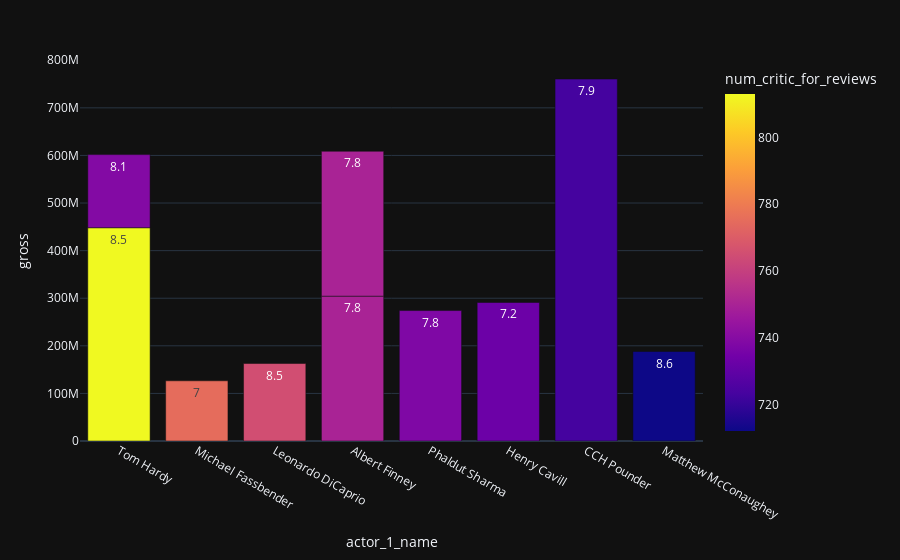

Here is the notebook cell this chart was saved with:
### Code cell
px.bar(df_actors_by_critic,x='actor_1_name',y='gross',color='num_critic_for_reviews',
       hover_name='movie_title', text='imdb_score',template='plotly_dark')

### Figure 1 — Plotly figure (JSON) as saved in the notebook; plotly's stock layout.template omitted (floating-point values rounded to 4 significant figures)
{"data": [{"alignmentgroup": "True", "hovertemplate": "<b>%{hovertext}</b><br><br>actor_1_name=%{x}<br>gross=%{y}<br>imdb_score=%{text}<br>num_critic_for_reviews=%{marker.color}<extra></extra>", "hovertext": ["The Dark Knight Rises ", "Prometheus ", "Django Unchained ", "Skyfall ", "Skyfall ", "Mad Max: Fury Road ", "Gravity ", "Man of Steel ", "Avatar ", "Interstellar "], "legendgroup": "", "marker": {"color": [813, 775, 765, 750, 750, 739, 738, 733, 723, 712], "coloraxis": "coloraxis", "pattern": {"shape": ""}}, "name": "", "offsetgroup": "", "orientation": "v", "showlegend": false, "text": [8.5, 7, 8.5, 7.8, 7.8, 8.1, 7.8, 7.2, 7.9, 8.6], "textposition": "auto", "type": "bar", "x": ["Tom Hardy", "Michael Fassbender", "Leonardo DiCaprio", "Albert Finney", "Albert Finney", "Tom Hardy", "Phaldut Sharma", "Henry Cavill", "CCH Pounder", "Matthew McConaughey"], "xaxis": "x", "y": [448130642, 126464904, 162804648, 304360277, 304360277, 153629485, 274084951, 291021565, 760505847, 187991439], "yaxis": "y"}], "layout": {"barmode": "relative", "coloraxis": {"colorbar": {"title": {"text": "num_critic_for_reviews"}}, "colorscale": [[0, "#0d0887"], [0.1111, "#46039f"], [0.2222, "#7201a8"], [0.3333, "#9c179e"], [0.4444, "#bd3786"], [0.5556, "#d8576b"], [0.6667, "#ed7953"], [0.7778, "#fb9f3a"], [0.8889, "#fdca26"], [1, "#f0f921"]]}, "legend": {"tracegroupgap": 0}, "margin": {"t": 60}, "xaxis": {"anchor": "y", "domain": [0, 1], "title": {"text": "actor_1_name"}}, "yaxis": {"anchor": "x", "domain": [0, 1], "title": {"text": "gross"}}}}
